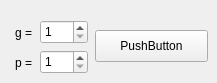
        <widget class="QWidget" name="pageUHPIsometries">
         <widget class="QSpinBox" name="spinBoxUHPIsomsGenus">
          <property name="geometry">
           <rect>
            <x>40</x>
            <y>20</y>
            <width>48</width>
            <height>24</height>
           </rect>
          </property>
          <property name="minimum">
           <number>1</number>
          </property>
         </widget>
         <widget class="QSpinBox" name="spinBoxUHPIsomsNumOfPuncts">
          <property name="geometry">
           <rect>
            <x>40</x>
            <y>50</y>
            <width>48</width>
            <height>24</height>
           </rect>
          </property>
          <property name="minimum">
           <number>1</number>
          </property>
         </widget>
         <widget class="QLabel" name="labelUHPIsomsGenus">
          <property name="geometry">
           <rect>
            <x>15</x>
            <y>25</y>
            <width>21</width>
            <height>16</height>
           </rect>
          </property>
          <property name="text">
           <string>g = </string>
          </property>
         </widget>
         <widget class="QLabel" name="labelUHPIsomsNumOfPuncts">
          <property name="geometry">
           <rect>
            <x>15</x>
            <y>55</y>
            <width>21</width>
            <height>16</height>
           </rect>
          </property>
          <property name="text">
           <string>p = </string>
          </property>
         </widget>
         <widget class="QPushButton" name="pushButtonUHPIsomsComputePolygonAndFuchsianGroup">
          <property name="geometry">
           <rect>
            <x>95</x>
            <y>30</y>
            <width>113</width>
            <height>32</height>
           </rect>
          </property>
          <property name="text">
           <string>PushButton</string>
          </property>
         </widget>
        </widget>
